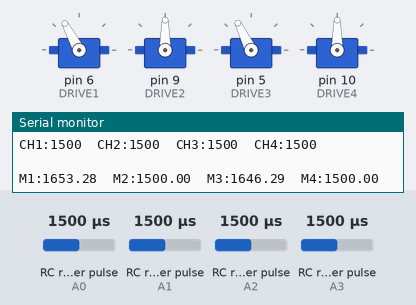
This sketch was run on a simulated Arduino Uno, built with avr-gcc and run on an emulated ATmega328P. On the bench: 4 × servo, the last lines printed to the serial monitor. Wiring (inferred from the names in the program): 4 × RC receiver channel: data A0 / data A1 / data A2 / data A3. The inputs (shaded band) are chosen by the test bench; at power-on: RC receiver pulse (sensors on A0, A1, A2, A3) 1500 µs.

Above: at 1.2 s.
1.3 s: RC receiver pulse (sensor on A0) set to 1020 µs
At 1.9 s:
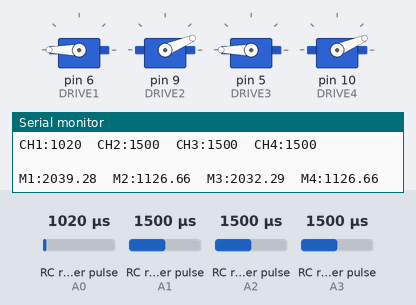
2.8 s: RC receiver pulse (sensor on A1) set to 1750 µs
At 4.1 s:
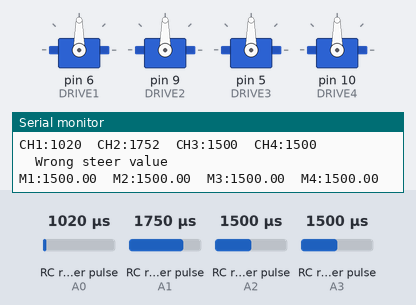
4.4 s: RC receiver pulse (sensor on A0) set to 1500 µs
At 5.2 s:
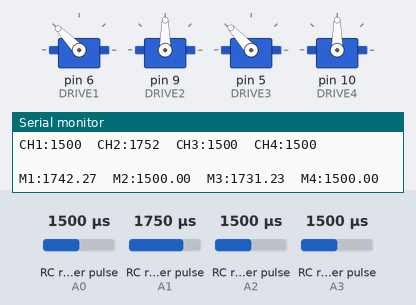
6.0 s: RC receiver pulse (sensor on A2) set to 1250 µs
At 7.2 s:
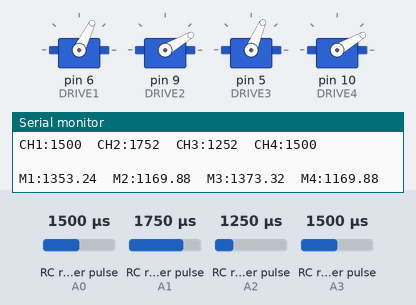
7.5 s: RC receiver pulse (sensor on A1) set to 1250 µs
At 8.1 s:
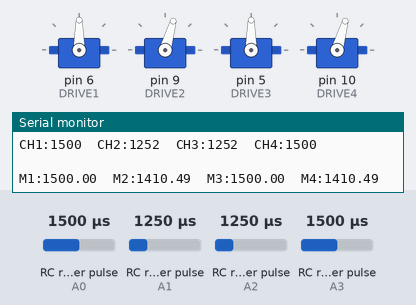
9.1 s: RC receiver pulse (sensor on A2) set to 1020 µs
At 10.2 s:
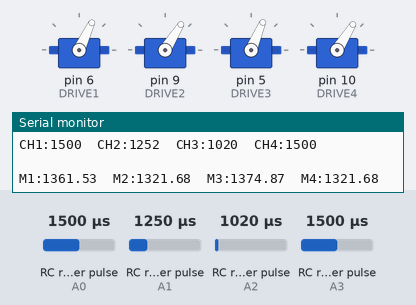
Timing chart, 0 to 11.6 s (numbered marks = the images above; inputs shaded):
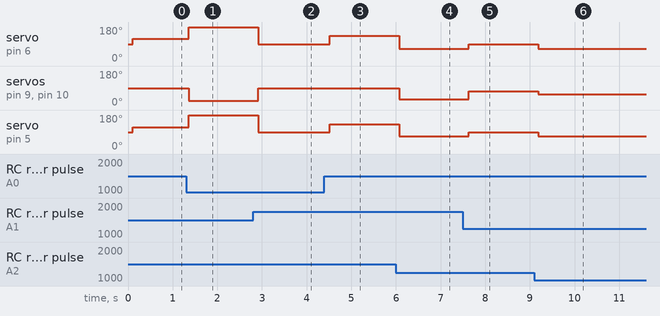

Measured:
- after the input at 1.3 s, servo on pin 6 (DRIVE1): 118° → 180° after 0.06 s; servo on pin 9 (DRIVE2), servo on pin 10 (DRIVE4): 90° → 23° after 0.06 s; servo on pin 5 (DRIVE3): 116° → 180° after 0.06 s
- after the input at 2.8 s, servo on pin 6 (DRIVE1), servo on pin 5 (DRIVE3): 180° → 90° after 0.12 s; servo on pin 9 (DRIVE2), servo on pin 10 (DRIVE4): 23° → 90° after 0.12 s
- after the input at 4.4 s, servo on pin 6 (DRIVE1): 90° → 134° after 0.11 s; servo on pin 5 (DRIVE3): 90° → 132° after 0.11 s
- after the input at 6.0 s, servo on pin 6 (DRIVE1): 134° → 64° after 0.07 s; servo on pin 9 (DRIVE2), servo on pin 10 (DRIVE4): 90° → 30° after 0.07 s; servo on pin 5 (DRIVE3): 132° → 67° after 0.07 s
- after the input at 7.5 s, servo on pin 6 (DRIVE1): 64° → 90° after 0.13 s; servo on pin 9 (DRIVE2), servo on pin 10 (DRIVE4): 30° → 74° after 0.13 s; servo on pin 5 (DRIVE3): 67° → 90° after 0.13 s
- after the input at 9.1 s, servo on pin 6 (DRIVE1): 90° → 65° after 0.09 s; servo on pin 9 (DRIVE2), servo on pin 10 (DRIVE4): 74° → 58° after 0.09 s; servo on pin 5 (DRIVE3): 90° → 67° after 0.09 s

The sketch:

Viper_35A_Dubby.ino
```cpp
// Code for differential steering control of rover using RC transmitter
// Authors: Amrathesh, Dubby; Feb 2019
// Code for decoding PPM signals from: https://www.instructables.com/id/Rc-Controller-for-Better-Control-Over-Arduino-Proj/

#include <EnableInterrupt.h>
#include <Servo.h>

#define SERIAL_PORT_SPEED 57600
#define RC_NUM_CHANNELS  4

#define RC_CH1  0
#define RC_CH2  1
#define RC_CH3  2
#define RC_CH4  3

#define RC_CH1_INPUT  A0
#define RC_CH2_INPUT  A1
#define RC_CH3_INPUT  A2
#define RC_CH4_INPUT  A3

#define DRIVE1 6
#define DRIVE2 9
#define DRIVE3 5
#define DRIVE4 10

#define CH1_H 1980
#define CH1_L 1184

#define CH2_H 1744
#define CH2_L 1066

#define CH3_H 1735
#define CH3_L 1090

uint16_t rc_values[RC_NUM_CHANNELS];
uint32_t rc_start[RC_NUM_CHANNELS];
volatile uint16_t rc_shared[RC_NUM_CHANNELS];

struct MotorDrive {
  float FL, FR, RL, RR;
};

Servo driveServo1;
Servo driveServo2;
Servo driveServo3;
Servo driveServo4;

float rc_n[4];
int pwmf=255;
int pwm=127;
int i;

void rc_read_values() {
  noInterrupts();
  memcpy(rc_values, (const void *)rc_shared, sizeof(rc_shared));
  interrupts();
}

void calc_input(uint8_t channel, uint8_t input_pin) {
  if (digitalRead(input_pin) == HIGH) {
    rc_start[channel] = micros();
  } else {
    uint16_t rc_compare = (uint16_t)(micros() - rc_start[channel]);
    rc_shared[channel] = rc_compare;
  }
}

void calc_ch1() { calc_input(RC_CH1, RC_CH1_INPUT); }
void calc_ch2() { calc_input(RC_CH2, RC_CH2_INPUT); }
void calc_ch3() { calc_input(RC_CH3, RC_CH3_INPUT); }
void calc_ch4() { calc_input(RC_CH4, RC_CH4_INPUT); }

MotorDrive multiply(float val, MotorDrive d) {
  d.FL = d.FL * val;
  d.FR = d.FR * val;
  d.RL = d.RL * val;
  d.RR = d.RR * val;

  return d;
}

MotorDrive addd(MotorDrive d1, MotorDrive d2) {
  MotorDrive md;

  md.FL = d1.FL + d2.FL;
  md.FR = d1.FR + d2.FR;
  md.RL = d1.RL + d2.RL;
  md.RR = d1.RR + d2.RR;

  return md;
}

bool checkValue(float value) {
  if (value >= -1 && value <= 1) {
    return true;
  }
  return false;
}

float viper_val(float val) {

  val = 1500 + (val * 500);

  if (val > 1450 && val < 1550) val = 1500;

  return val;
}

MotorDrive motor_control(float throttle, float steer) {

  MotorDrive output;

  MotorDrive FORWARD = { 1, 0.9, 0.92, 0.9} ;
  MotorDrive LEFT = { -1, 1, -1, 1 };
  MotorDrive RIGHT = { 1, -1, 1, -1 };

  if (!checkValue(throttle)) {
    Serial.print("Wrong throttle value");
    output.FL = 1500;
    output.FR = 1500;
    output.RL = 1500;
    output.RR = 1500;
    return output;
  }

  if (!checkValue(steer)) {
    Serial.print("Wrong steer value");
    output.FL = 1500;
    output.FR = 1500;
    output.RL = 1500;
    output.RR = 1500;
    return output;
  }

  if (steer < 0) {
    output = addd(multiply(throttle, FORWARD) , multiply(-steer, LEFT));
  }
  else {
    output = addd(multiply(throttle, FORWARD) , multiply(steer, RIGHT));
  }

  output.FL = viper_val(output.FL);
  output.FR = viper_val(output.FR);
  output.RL = viper_val(output.RL);
  output.RR = viper_val(output.RR);
//
//  Serial.println(output.FL);
//  Serial.println(output.FR);
//  Serial.println(output.RL);
//  Serial.println(output.RR);


  return output;
}

void setup() {
  Serial.begin(SERIAL_PORT_SPEED);

  pinMode(RC_CH1_INPUT, INPUT);
  pinMode(RC_CH2_INPUT, INPUT);
  pinMode(RC_CH3_INPUT, INPUT);
  pinMode(RC_CH4_INPUT, INPUT);
  driveServo1.attach(DRIVE1,1000,2000);
  driveServo2.attach(DRIVE2,1000,2000);
  driveServo3.attach(DRIVE3,1000,2000);
  driveServo4.attach(DRIVE4,1000,2000);

  enableInterrupt(RC_CH1_INPUT, calc_ch1, CHANGE);
  enableInterrupt(RC_CH2_INPUT, calc_ch2, CHANGE);
  enableInterrupt(RC_CH3_INPUT, calc_ch3, CHANGE);
  enableInterrupt(RC_CH4_INPUT, calc_ch4, CHANGE);
}


void loop() {
  rc_read_values();

  Serial.print("\n\n");
  Serial.print("CH1:"); Serial.print(rc_values[RC_CH1]); Serial.print("\t");
  Serial.print("CH2:"); Serial.print(rc_values[RC_CH2]); Serial.print("\t");
  Serial.print("CH3:"); Serial.print(rc_values[RC_CH3]); Serial.print("\t");
  Serial.print("CH4:"); Serial.println(rc_values[RC_CH4]); Serial.print("\t");

  float scale = ((float)rc_values[RC_CH2] - CH2_L) / (CH2_H - CH2_L);

  float CH3_M = CH3_L + (CH3_H - CH3_L)/2;
  float CH1_M = CH1_L + (CH1_H - CH1_L)/2;


  float throttle = ((float)rc_values[RC_CH3] - CH3_M) * 2 * scale / (CH3_H - CH3_L);
  float steer = -((float)rc_values[RC_CH1] - CH1_M) * 2 * scale / (CH1_H - CH1_L);

//  Serial.print("\n\nSteer:"); Serial.println(steer);
//  Serial.println(scale);

  MotorDrive d = motor_control(throttle, steer);

  Serial.print("\n");
  Serial.print("M1:"); Serial.print(d.FL); Serial.print("\t");
  Serial.print("M2:"); Serial.print(d.FR); Serial.print("\t");
  Serial.print("M3:"); Serial.print(d.RL); Serial.print("\t");
  Serial.print("M4:"); Serial.print(d.RR); Serial.print("\t");

  driveServo1.writeMicroseconds(d.FL);
  driveServo2.writeMicroseconds(d.FR);
  driveServo3.writeMicroseconds(d.RL);
  driveServo4.writeMicroseconds(d.RR);

  delay(100);
//  commondrive(rc_values[RC_CH2],rc_values[RC_CH1],rc_values[RC_CH3]);
}
```
